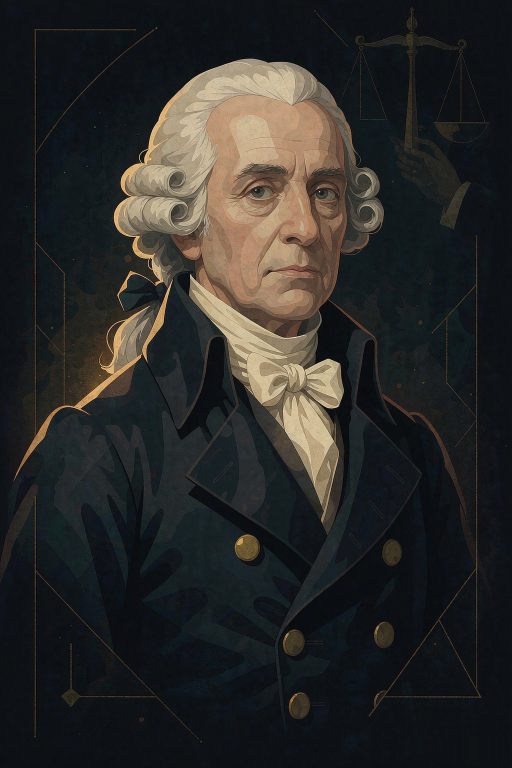
#> input picture client/assets/characters/portraits/ch_adam-smith_full.png, 1024 x 1536 px (shown at 1/2 size)
$ python -i process_assets.py   (imports and definitions only)
#> lines starting #> are read from the running program, lines starting #| are printed output that depends on the picture
#> further down, picture is the input picture: PIL image 1024x1536 RGBA; mean R, G, B, A 42.1, 41.8, 39.8, 255
#!/usr/bin/env python3
"""Post-process generated art into the in-game asset set.

Portrait mode (--map):
  - remove the generator's 'AI生成 / WORKBUDDY' watermark (column-sampled
    gradient fill, feathered at edges) -> ch_<id>_full.png
  - derive a square avatar (face crop) -> ch_<id>_ava.png
  - derive a card-face cover (portrait scaled to 448x584) -> card_<id>_face.png

Cover mode (--covers):
  - each subdirectory name is a card_id; use its newest PNG (448x576)
  - remove the same watermark with the cover geometry
  - scale to 448x584 -> card_<id>_face.png; register card_face only

Also writes client/assets/asset_manifest.json mapping id -> asset paths/sizes.

Usage:
  python3 scripts/process_assets.py --map <json> \
      --portraits client/assets/characters/portraits \
      --avatars client/assets/characters/avatars \
      --faces client/assets/cards/faces \
      --manifest client/assets/asset_manifest.json
  python3 scripts/process_assets.py --covers output/effect-covers/generated \
      --faces client/assets/cards/faces \
      --manifest client/assets/asset_manifest.json

The --map json is a dict {card_id: source_portrait_filename}.

Parallelism: --jobs N (default: CPU count, capped at 8) processes images in
subprocesses. Manifest entries, stdout order and output bytes are identical
to a serial run; --jobs 1 forces serial processing.
"""
from __future__ import annotations

import argparse
import json
import os
import sys
from concurrent.futures import ProcessPoolExecutor
from pathlib import Path
from typing import Callable, Iterator, TypeVar

try:
    from PIL import Image
except ImportError as exc:  # pragma: no cover - depends on the local env
    raise SystemExit(
        "process_assets.py 需要 Pillow：python3 -m pip install pillow"
    ) from exc

# Watermark sits in the bottom-right corner of generated 1024x1536 images.
# Region is sampled per-column from a clean row just above it so the local
# horizontal gradient is preserved; edges are feathered to avoid seams.
WM_BOX = (886, 1452, 1016, 1535)  # x0, y0, x1, y1
SAMPLE_Y = 1446
FEATHER = 6

# Effect-card covers are generated at 448x576. Their watermark sits lower and
# further right than the portrait one, and can reach the bottom-right edge
# (x=447, y=575). The box extends past the image so those edge pixels still get
# a full fill; dewatermark clamps the loop to the image bounds.
COVER_SIZE = (448, 576)
COVER_WM_BOX = (392, 544, 452, 580)
COVER_SAMPLE_Y = 540
COVER_FEATHER = 4

FACE_SIDE = 256          # source avatar resolution
# Fractional crop of the portrait covering the face area. The crop is cut to a
# square (top-aligned, horizontally centered) before resizing, so avatars are
# never stretched and stay square with opaque corners.
FACE_CROP = (0.18, 0.08, 0.82, 0.60)
CARD_SIZE = (448, 584)   # 4x of the 112x146 in-game card


# [37 lines left out: functions dewatermark, derive_avatar, not called in this run]


def derive_face_cover(im: Image.Image) -> Image.Image:
    # center-crop portrait to card aspect then scale, keeping the subject
    w, h = im.size
#> w = 1024; h = 1536
    target = CARD_SIZE[0] / CARD_SIZE[1]
    if w / h > target:
        nw = int(h * target)
        left = (w - nw) // 2
        im = im.crop((left, 0, left + nw, h))
    else:
        nh = int(w / target)
#> nh = 1334
        top = int((h - nh) * 0.35)  # bias upward to keep the face
#> top = 70
        im = im.crop((0, top, w, top + nh))
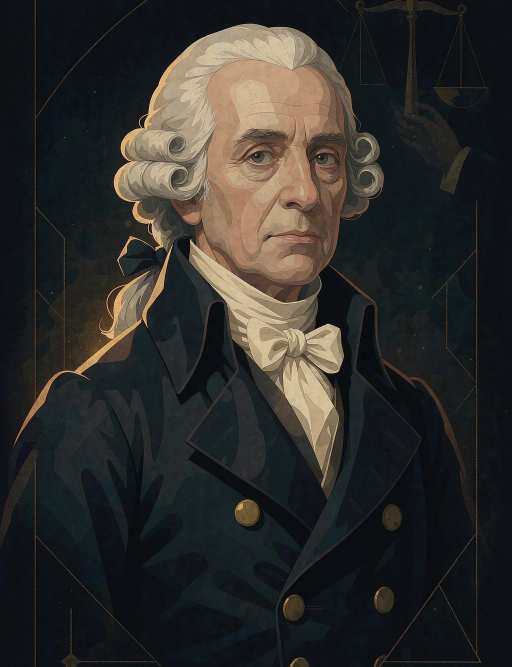
#> im: PIL image 1024x1334 RGBA (shown at 1/2 size); mean R, G, B, A 46.4, 45.4, 42.5, 255
    return im.resize(CARD_SIZE, Image.LANCZOS)
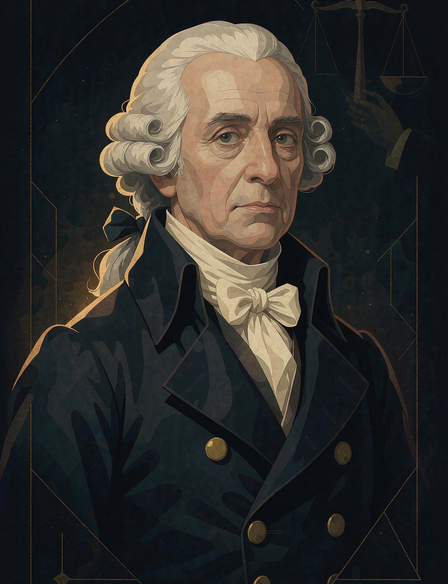
#> returned value: PIL image 448x584 RGBA; mean R, G, B, A 46.4, 45.4, 42.5, 255


T = TypeVar("T")
R = TypeVar("R")


def default_jobs() -> int:
    return max(1, min(os.cpu_count() or 1, 8))


# [150 lines left out: functions iter_results, process_portrait, process_cover, main, not called in this run]


# [2 lines not run here, left out]

>>> from PIL import Image
>>> picture = Image.open('../client/assets/characters/portraits/ch_adam-smith_full.png')
>>> result = derive_face_cover(picture)

$ run again, on client/assets/characters/portraits/ch_beethoven_full.png
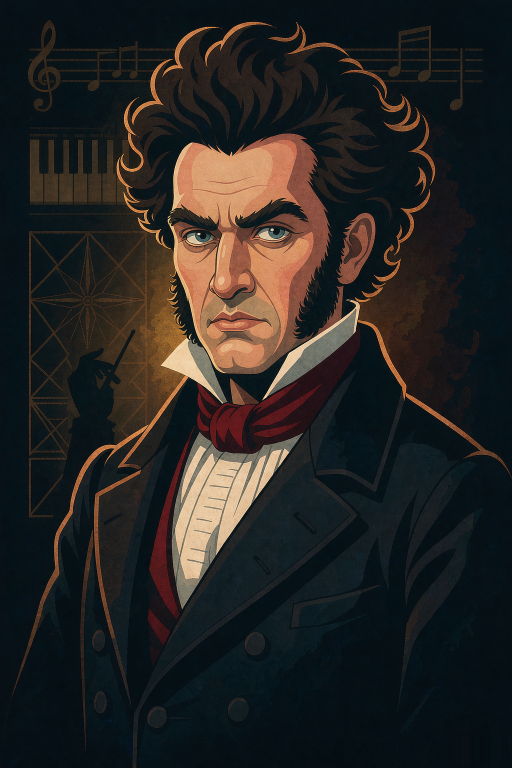
#> input picture client/assets/characters/portraits/ch_beethoven_full.png, 1024 x 1536 px (shown at 1/2 size)
#> picture is the input picture: PIL image 1024x1536 RGBA; mean R, G, B, A 38.4, 36.8, 34.9, 255
#> in derive_face_cover, `im = im.crop((0, top, w, top + nh))`:
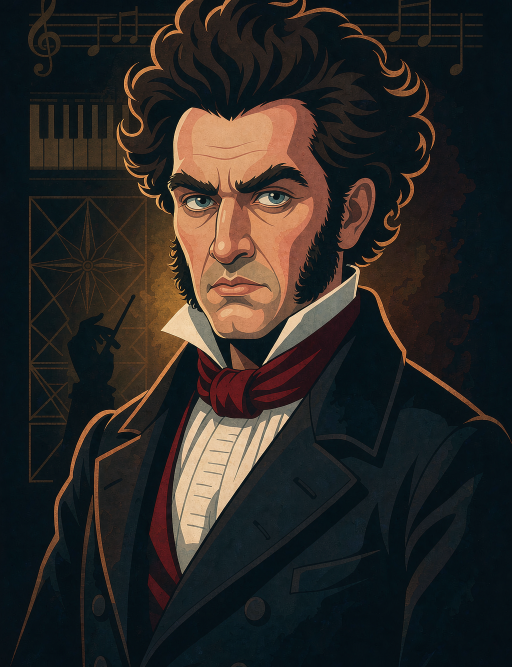
#> im: PIL image 1024x1334 RGBA (shown at 1/2 size); mean R, G, B, A 43, 39.7, 36.8, 255
#> in derive_face_cover, `return im.resize(CARD_SIZE, Image.LANCZOS)`:
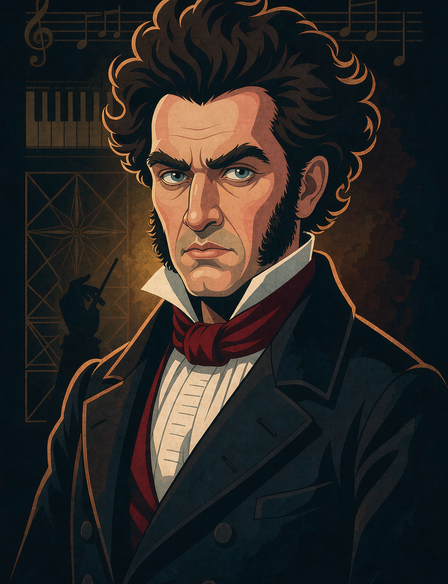
#> returned value: PIL image 448x584 RGBA; mean R, G, B, A 43, 39.7, 36.8, 255

$ run again, on client/assets/characters/portraits/ch_darwin_full.png
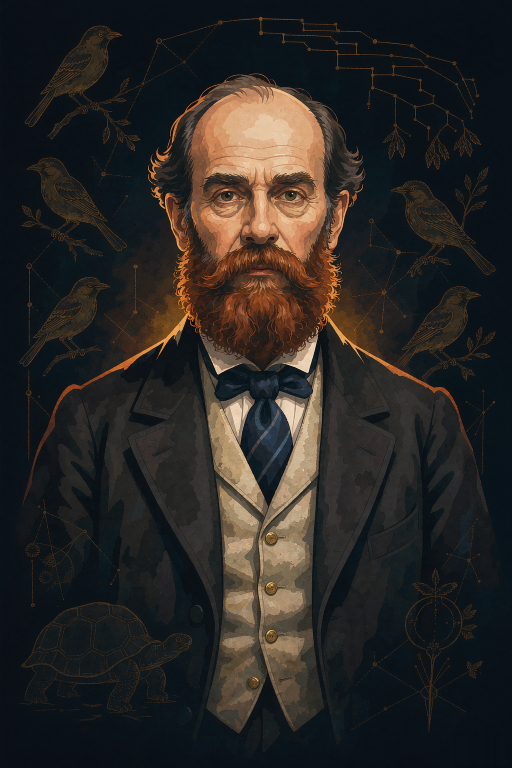
#> input picture client/assets/characters/portraits/ch_darwin_full.png, 1024 x 1536 px (shown at 1/2 size)
#> picture is the input picture: PIL image 1024x1536 RGBA; mean R, G, B, A 41.8, 39.1, 36.6, 255
#> in derive_face_cover, `im = im.crop((0, top, w, top + nh))`:
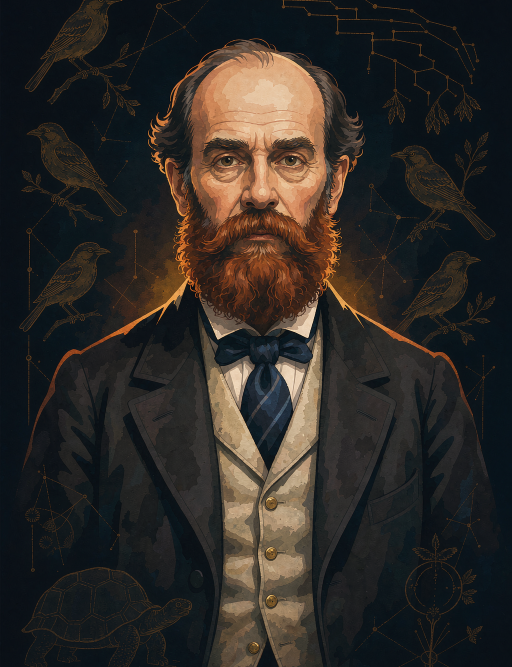
#> im: PIL image 1024x1334 RGBA (shown at 1/2 size); mean R, G, B, A 46.1, 42.1, 38.4, 255
#> in derive_face_cover, `return im.resize(CARD_SIZE, Image.LANCZOS)`:
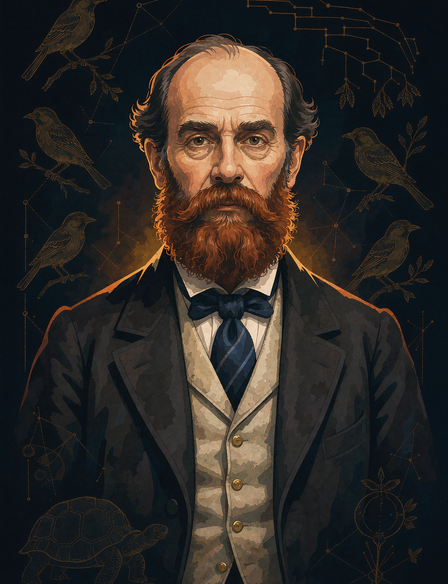
#> returned value: PIL image 448x584 RGBA; mean R, G, B, A 46.1, 42.1, 38.4, 255
